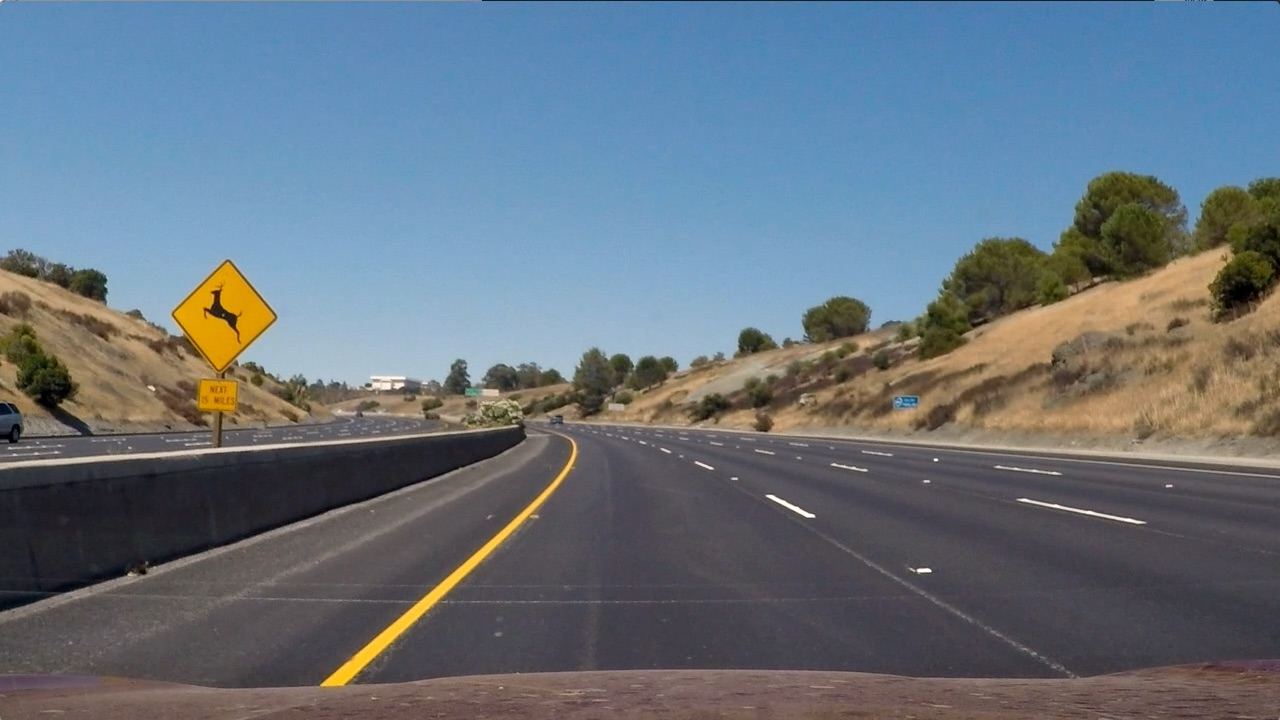
#> input picture test_images/test2.jpg, 1280 x 720 px, found by its file name
$ python AdvandLandFinding.py   (older library calls are emulated)
#> lines starting #> are read from the running program, lines starting #| are printed output that depends on the picture; after the words box and inside, x2 and y2 are one past the last pixel; in counts of white or black regions, pixels touching at a corner belong together

# coding: utf-8

# # Advanced Lane Finding Project
# ---
#
# The goals / steps of this project are the following:
#
# * Compute the camera calibration matrix and distortion coefficients given a set of chessboard images.
# * Apply a distortion correction to raw images.
# * Use color transforms, gradients, etc., to create a thresholded binary image.
# * Apply a perspective transform to rectify binary image ("birds-eye view").
# * Detect lane pixels and fit to find the lane boundary.
# * Determine the curvature of the lane and vehicle position with respect to center.
# * Warp the detected lane boundaries back onto the original image.
# * Output visual display of the lane boundaries and numerical estimation of lane curvature and vehicle position.
#
# ---
# ## First, I'll compute the camera calibration using chessboard images

# In[ ]:

import numpy as np
import cv2
import glob
import matplotlib.pyplot as plt
import matplotlib.image as mpimg
import pickle
from collections import deque
get_ipython().magic('matplotlib inline')

# prepare object points, like (0,0,0), (1,0,0), (2,0,0) ....,(6,5,0)
objp = np.zeros((6*9,3), np.float32)
objp[:,:2] = np.mgrid[0:9,0:6].T.reshape(-1,2)

# Arrays to store object points and image points from all the images.
objpoints = [] # 3d points in real world space
imgpoints = [] # 2d points in image plane.

# Make a list of calibration images
#foldername = "C:\Users\loynin\Documents\Self-Driving Car2\camera_cal"
cal_image_fnames = glob.glob(r'camera_cal\calibration*.jpg')
test_image_fnames = glob.glob(r'test_images\test*.jpg')
single_test_image_fname = (r'test_images\test2.jpg')
test_image_binary = cv2.imread(single_test_image_fname)
#> test_image_binary is the input picture: shape (720, 1280, 3); mean B, G, R 125.5, 114.6, 102.8

#This function is used to show two images.
# [12 lines left out: function to_compare_image, not called in this run]

#function uses to undistort the input image
def to_undistort_image(img, objpoints = objpoints, imgpoints = imgpoints):
    # Use cv2.calibrateCamera() and cv2.undistort()
    #undist = np.copy(img)  # Delete this line
    ret, mtx, dist, rvecs, tvecs = cv2.calibrateCamera(objpoints, imgpoints, img.shape[0:2], None, None)
    undist = cv2.undistort(img,mtx,dist,None,mtx)
    return undist

# Step through the list and search for chessboard corners
for fname in cal_image_fnames:
    img = cv2.imread(fname)
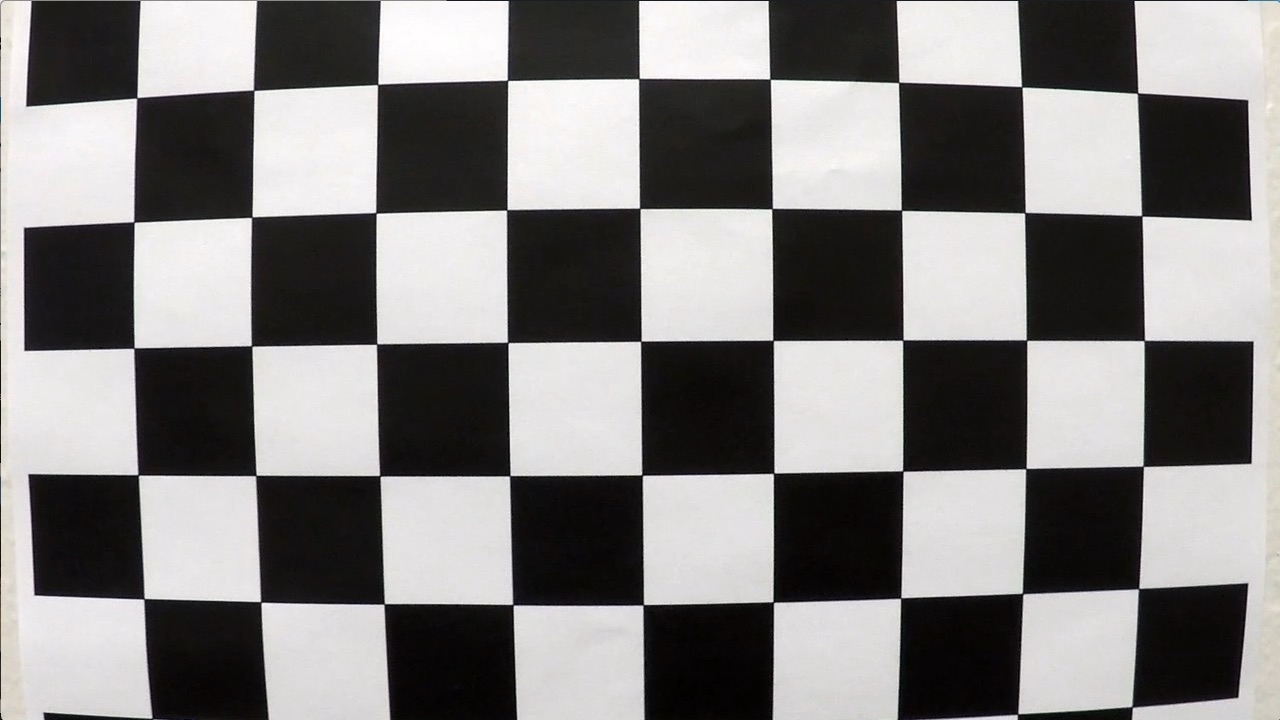
#> input picture camera_cal/calibration1.jpg, 1280 x 720 px
#> img is the input picture: shape (720, 1280, 3); mean B, G, R 127.8, 128.4, 130.1
    ori_image = np.copy(img)
    gray = cv2.cvtColor(img,cv2.COLOR_BGR2GRAY)

    # Find the chessboard corners
    ret, corners = cv2.findChessboardCorners(gray, (9,6),None)
#> ret = False; corners = None

    # If found, add object points, image points
    if ret == True:
        objpoints.append(objp)
        imgpoints.append(corners)

        # Draw and display the corners
        img_corners = cv2.drawChessboardCorners(img, (9,6), corners, ret)
#> pass 2 of the loop `for fname in cal_image_fnames:`:
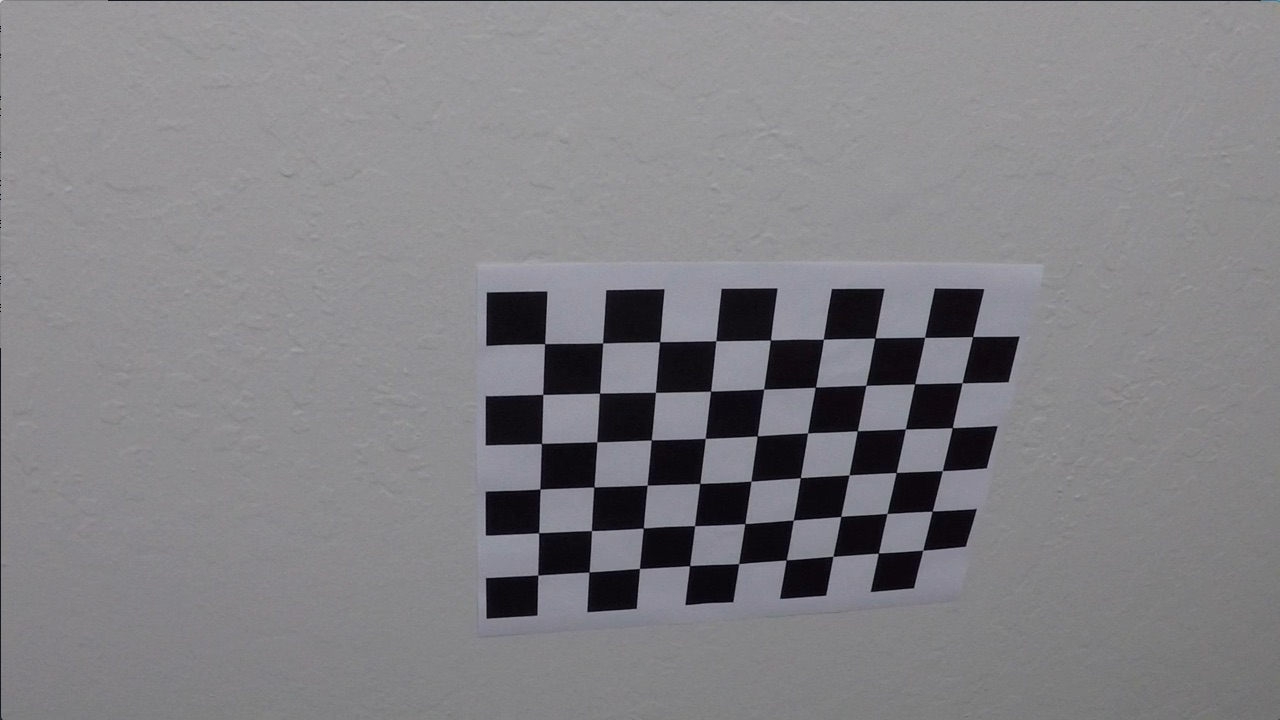
#> input picture camera_cal/calibration10.jpg, 1280 x 720 px
#> img is the input picture: shape (720, 1280, 3); mean B, G, R 133.1, 129.4, 130.2
#> `ret, corners = cv2.findChessboardCorners(gray, (9,6),None)`: ret = True; corners = 54 rows, first 8: [545.3, 343.1], [602.7, 342.8], [660.1, 341.3], [715.8, 340.7], [770.6, 340], [823.5, 339.2], [874.3, 338.5], [925.1, 337.4]
#> `img_corners = cv2.drawChessboardCorners(img, (9,6), corners, ret)`:
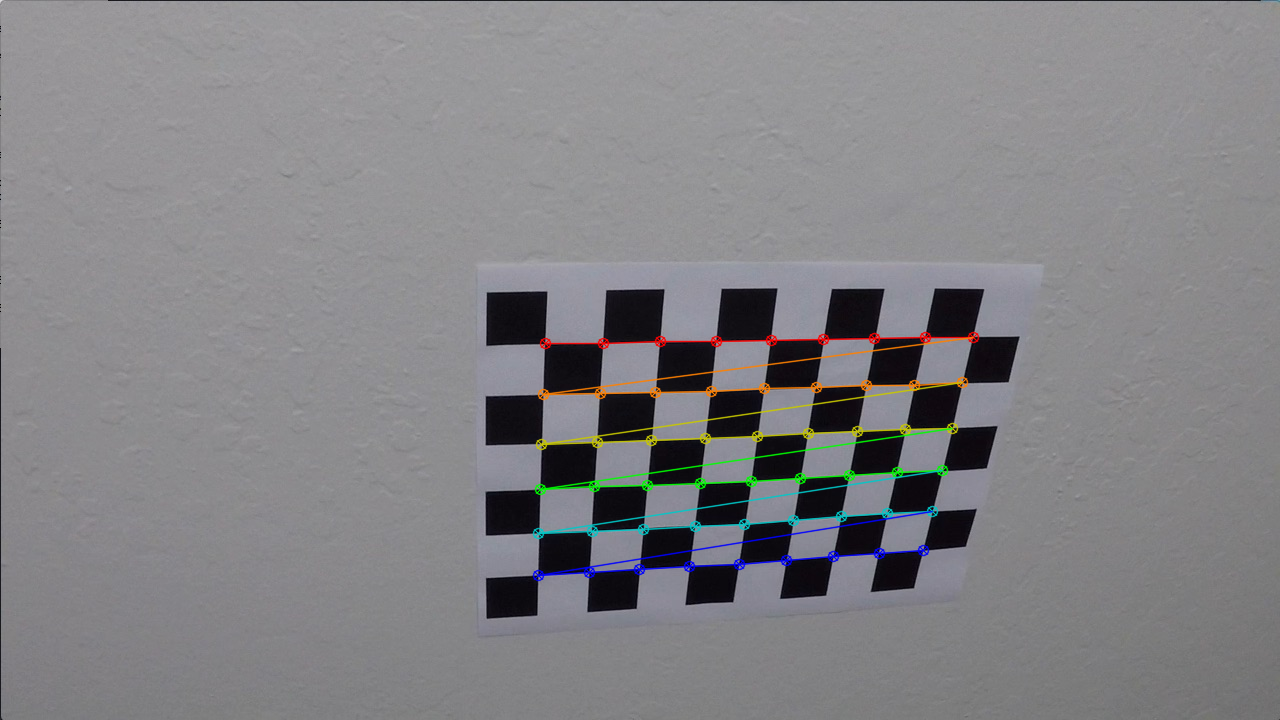
#> img_corners: shape (720, 1280, 3); mean B, G, R 133, 130, 130.6
        #to_compare_image(ori_image,img_corners,"Draw Corners")


print('done')


# # Correct distortion and warp image

# In[ ]:

# Undistort test images and display the original images and undistorted images.
# for fname in test_image_fnames:
#     image = cv2.imread(fname)
#     print (image.shape)
#     undistorted = to_undistort_image(image)
#     to_compare_image(image,undistorted,"Undistorted Image")


# In[ ]:

#Warp the images to find the lane line

def to_warp_image(img, display = True):
    undistorted = to_undistort_image(img)
    image_size = (undistorted.shape[1], undistorted.shape[0])
    offset = 0
    # Set the original region of interest and destination of region of interest
    src = np.float32([[490, 482],[810, 482],
                      [1250, 720],[40, 720]])
    dst = np.float32([[0, 0], [1280, 0],
                     [1250, 720],[40, 720]])

    M_warp = cv2.getPerspectiveTransform(src, dst)
    M_unwarp = cv2.getPerspectiveTransform(dst, src)
    warped_image = cv2.warpPerspective(undistorted, M_warp, image_size)
    if display:
        to_compare_image(undistorted,warped_image,"Undistorted & Warped")
    else:
        return warped_image, M_warp , M_unwarp
#print ('function load...')


# In[ ]:

# for fname in test_image_fnames:
#     image = cv2.imread(fname)
#     to_warp_image(image)

# #print('done')


# In[ ]:

# threshold the image by applying s channel
def s_select(img):
    hls = cv2.cvtColor(img, cv2.COLOR_RGB2HLS)
    s_channel = hls[:,:,2]
    s_thresh_min = 180
    s_thresh_max = 255

    binary_output = np.zeros_like(s_channel)
    binary_output[(s_channel >s_thresh_min) & (s_channel <= s_thresh_max)] = 1
    return binary_output

# threshold the image by applying l channel
def l_select(img):
    l_channel = cv2.cvtColor(img, cv2.COLOR_BGR2LUV)[:,:,0]

    l_thresh_min = 225
    l_thresh_max = 255
    l_binary = np.zeros_like(l_channel)
    l_binary[(l_channel >= l_thresh_min) & (l_channel <= l_thresh_max)] = 1
    return l_binary
# threshold the image by applying b channel
def b_select(img):
    b_channel = cv2.cvtColor(img, cv2.COLOR_BGR2Lab)[:,:,2]

    b_thresh_min = 155
    b_thresh_max = 255
    b_binary = np.zeros_like(b_channel)
    b_binary[(b_channel >= b_thresh_min) & (b_channel <= b_thresh_max)] = 1
    return b_binary

#print('Done')


# In[ ]:

# Combine threshold to find the best lane line
def to_combine_thresholds(img):
    img = np.copy(img)
    s_binary = s_select(img)
    l_binary = l_select(img)
    b_binary = b_select(img)
    combined_binary = np.zeros_like(s_binary)
    combined_binary[(l_binary == 1) | (b_binary == 1)] = 1
    return combined_binary


warped_image_sample , M_warp , M_unwarp = to_warp_image(test_image_binary, display = False)
#> in to_undistort_image, `ret, mtx, dist, rvecs, tvecs = cv2.calibrateCamera(objpoints, imgpoint..`: ret = 1.17; mtx = [[1210.6, 0, 546.2], [0, 1191.5, 408.3], [0, 0, 1]]; dist = [[-0.493, 1.16, -0.00284, 0.0119, -2.04]]; rvecs = ([0.512, -0.129, 0.0003], [0.0554, 0.564, 0.013], [0.0498, 0.762, 0.0153]); tvecs = ([-0.0124, -1.1, 20.68], [-13.34, -4.14, 33.47], [2.1, -3.89, 22.53])
#> in to_warp_image, `warped_image = cv2.warpPerspective(undistorted, M_warp, image_size)`:
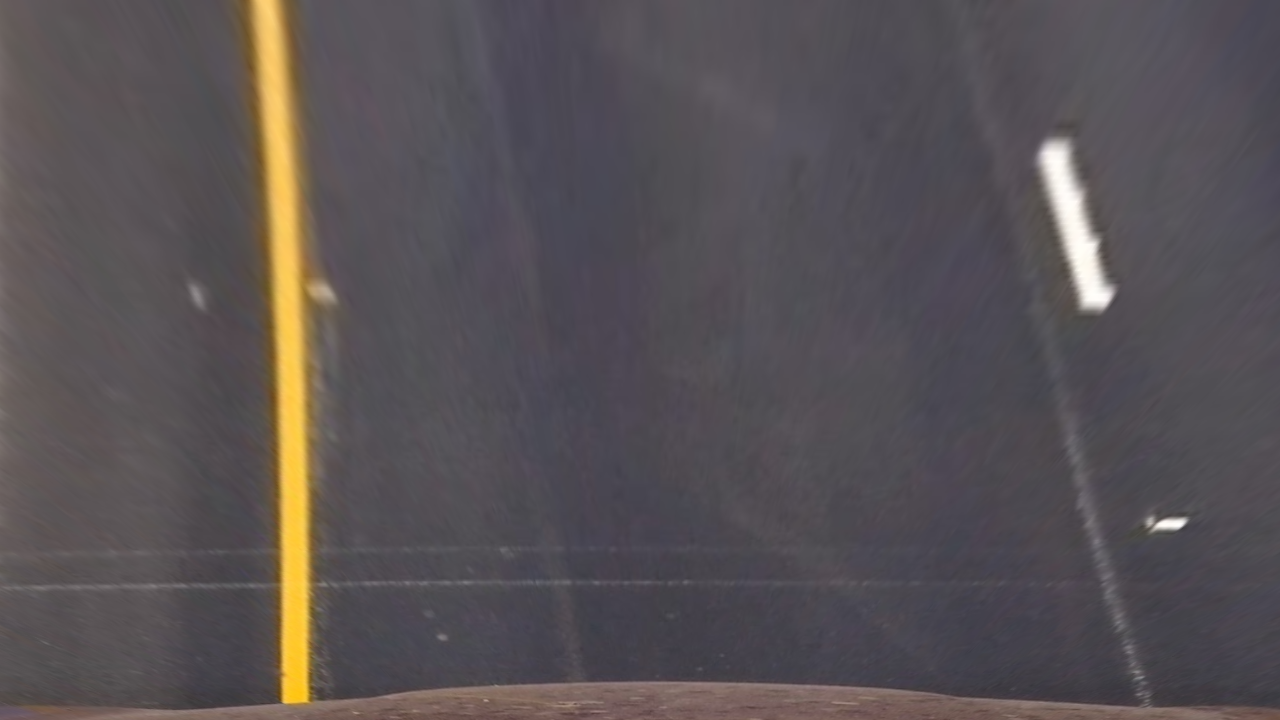
#> warped_image: shape (720, 1280, 3); mean B, G, R 84.7, 82.2, 88.2
#> M_warp = [[-0.788, -1.62, 1168.2], [0, -2.38, 1149.1], [-1.82e-19, -0.00248, 1]]; M_unwarp = [[0.25, -0.681, 490], [0, -0.419, 482], [0, -0.00104, 1]]
result = to_combine_thresholds(warped_image_sample)
#> in s_select, `hls = cv2.cvtColor(img, cv2.COLOR_RGB2HLS)`: hls: shape (720, 1280, 3); mean of channels 0, 1, 2 151.2, 85, 18.9
#> in to_combine_thresholds, `s_binary = s_select(img)`:
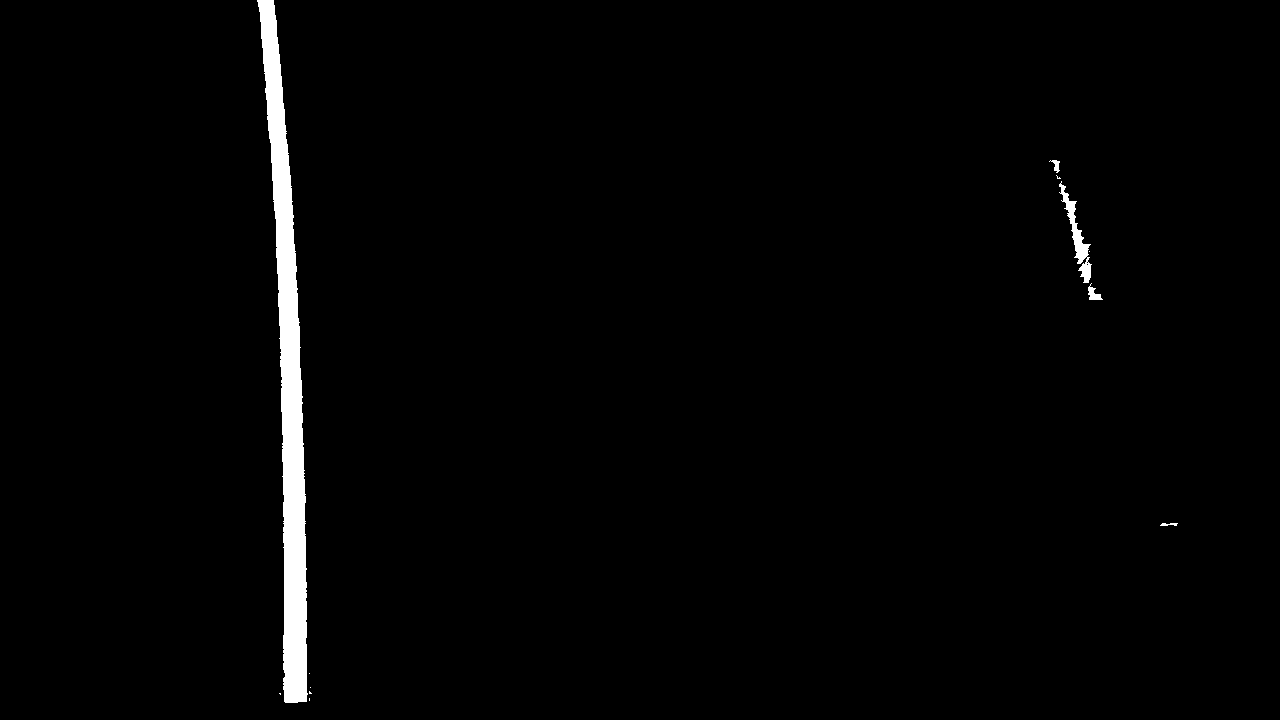
#> s_binary: shape (720, 1280); values 0 (black) and 1 (white), 1.6% white; 12 white regions (7 under 20 px), largest, box (x1, y1, x2, y2) and area: (257, 0, 308, 703) 14033, (1059, 181, 1092, 283) 840, (1088, 283, 1103, 300) 121, (1049, 160, 1060, 173) 65, (1160, 523, 1178, 526) 39
#> in to_combine_thresholds, `l_binary = l_select(img)`: l_binary: shape (720, 1280); values 0 (black) and 1 (white), 0.35% white; 2 white regions, box (x1, y1, x2, y2) and area: (1045, 149, 1109, 304) 3120, (1157, 521, 1184, 527) 142
#> in to_combine_thresholds, `b_binary = b_select(img)`: b_binary: shape (720, 1280); values 0 (black) and 1 (white), 3% white; 1 white region, box (x1, y1, x2, y2) and area: (244, 0, 315, 706) 27927
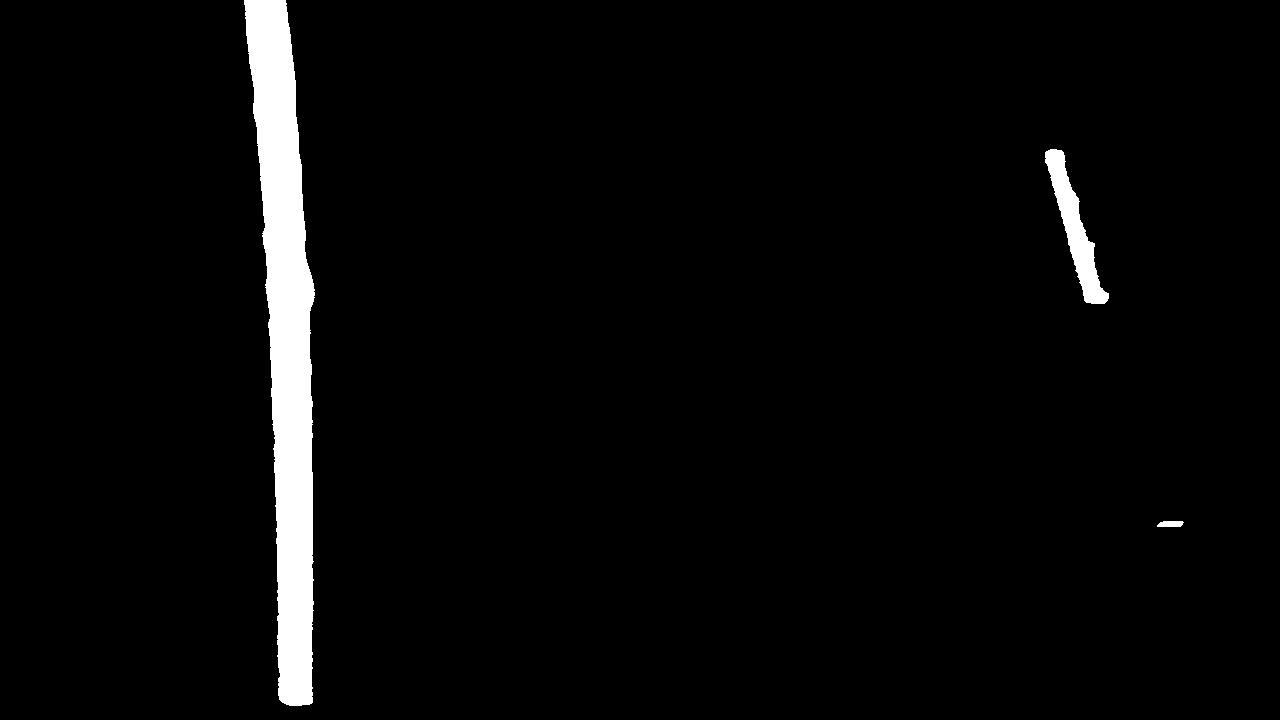
#> result: shape (720, 1280); values 0 (black) and 1 (white), 3.4% white; 3 white regions, box (x1, y1, x2, y2) and area: (244, 0, 315, 706) 27927, (1045, 149, 1109, 304) 3120, (1157, 521, 1184, 527) 142

# [19 lines of commented-out code are left out]
# [210 lines left out: function to_slide_window, not called in this run]

#to_slide_window(test_image_binary, result, True)


# In[ ]:

# Read in a thresholded image
warped = result#mpimg.imread('warped_example.jpg')

# [35 lines left out: function to_draw_lane, not called in this run]
# [19 lines of commented-out code are left out]

class Line:
    # [271 lines left out: functions __init__, found_search, blind_search, radius_of_curvature, sort_vals, get_intercepts and 1 more, not called in this run]
    # Print radius of curvature on video
print ('done')


# [41 lines of commented-out code are left out]
